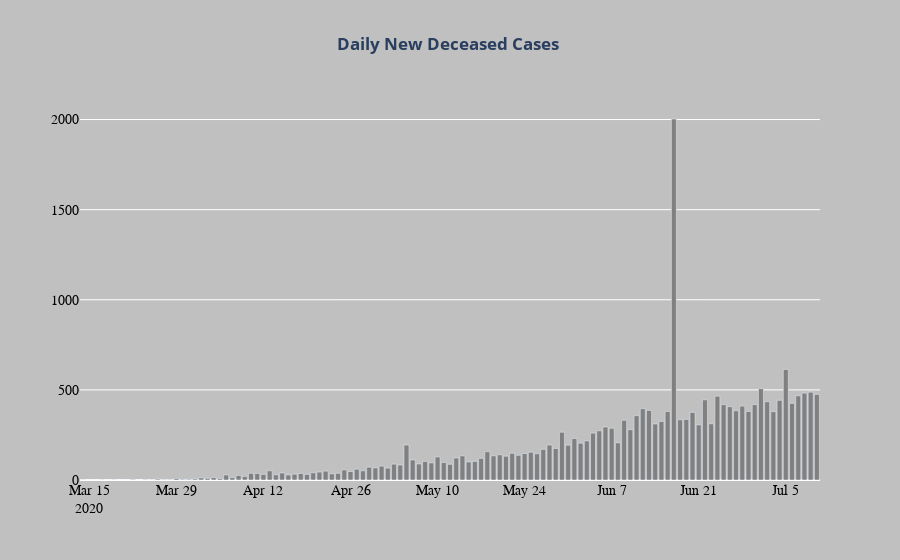

Notebook code for this chart:
### Code cell
fig = go.Figure([go.Bar(x= df2.date, y= df2['new deaths'],marker_color='gray')])
fig.update_xaxes(tickfont=dict(family='Rockwell', color='black', size=14))
fig.update_yaxes(tickfont=dict(family='Rockwell', color='black', size=14))

fig.update_layout(title_text='<b>Daily New Deceased Cases <b>',title_x=0.5, 
                 paper_bgcolor='silver',
                 plot_bgcolor = "silver")

fig.show()
